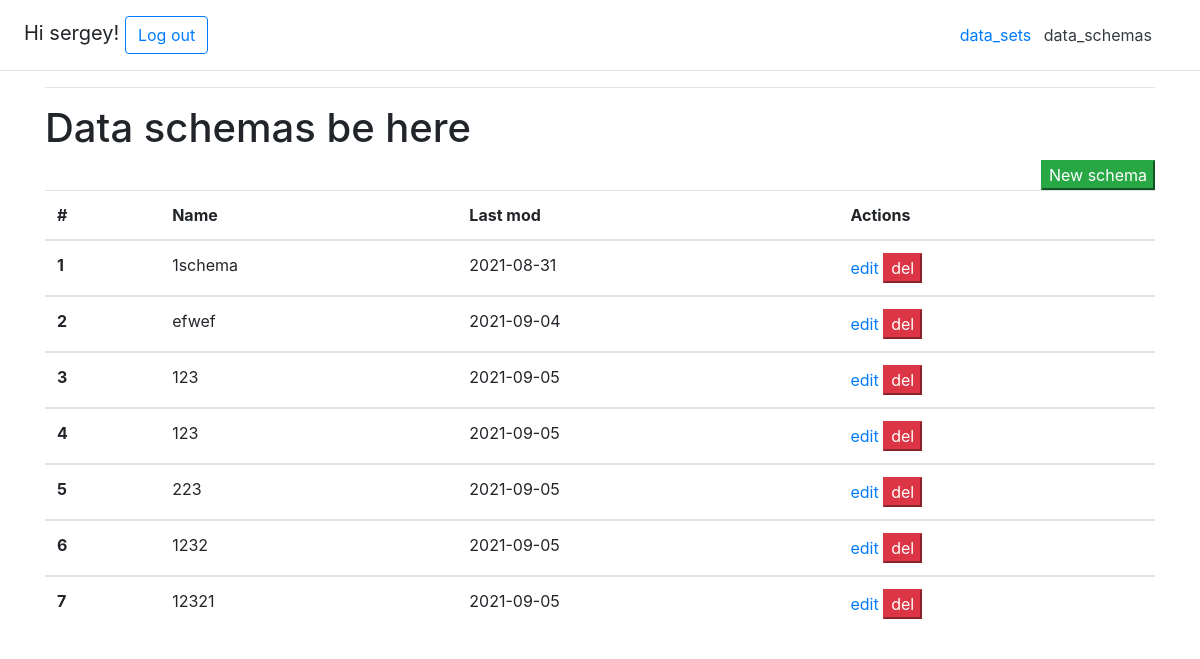
Page /data_schemas/ (signed in) on the earlier database version.
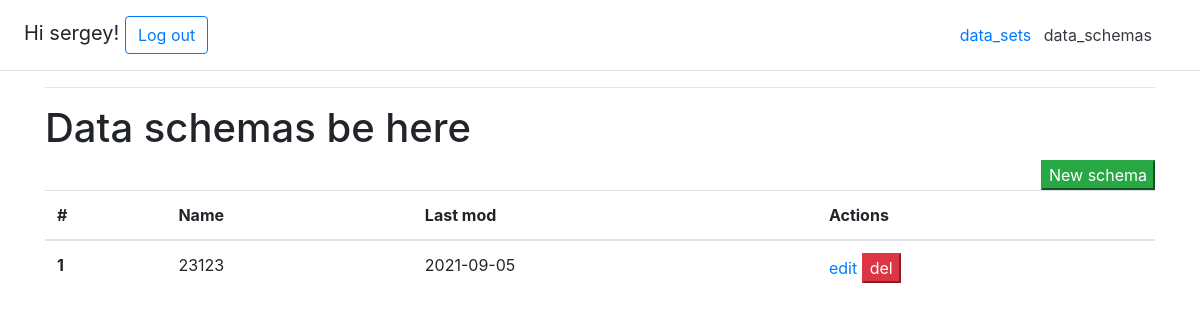
Same page on the later database version.
### main/models.py (models this page shows, shortened)
class Schema(models.Model):
    last_mod = models.DateTimeField(auto_now=True)
    user = models.ForeignKey(User, on_delete=models.CASCADE)
    column_cep = models.CharField(max_length=20, choices=(
        ('Comma(,)', ','),
        ('Semicolon(;)', ';')), default='Comma(,)')
    string_character = models.CharField(max_length=20, choices=(
        (r'"', r'"'),
        (r"'", r"'")), default=r'"')
    name_schema = models.CharField(max_length=200, unique=True, default=uuid.uuid1)
    column_field1 = models.CharField(max_length=20, choices=COLUMN_FIELD_CHOICES)

### main/views.py (the view, shortened to what this page needs)
# urls.py: path("data_schemas/", views.data_schemas, name="data_schemas"),
def data_schemas(request):
    if request.method == 'GET':
        sl = Schema.objects.filter(user=request.user)
        return render(request, 'fake_csv_app/data_schemas.html', {'sl': sl})

### main/templates/fake_csv_app/data_schemas.html (shortened to what this page needs)
{% extends 'fake_csv_app/base.html'%}
{% block content %}
<h1> Data schemas be here </h1>
<form method="POST" id="table">
  <div class=".flex-sm-row-reverse">
    <button type="submit" name="new" value="new" class="btn-success float-right">New schema</button>
    </div>
    <table class='table table-hover'>
      <thead>
    <tr>
      <th scope="col">#</th>
      <th scope="col">Name</th>
      <th scope="col">Last mod</th>
      <th scope="col">Actions</th>
    </tr>
  </thead>
    {% for schema in sl %}
  <tbody>
    <tr>
      <th scope="row">{{ forloop.counter }}</th>
      <td>{{schema.name_schema}}</td>
      <td>{{schema.last_mod |date:'Y-m-d '}}</td>
      <td>
        <a href="edit_schema" id="edit-{{ schema.id}}">edit</a>
       <button type="submit" name="delete" value="del-{{ schema.id }}" class="btn-danger" >del</button>
      </td>
    </tr>
    {% endfor %}
    </table>
</form>
{% endblock %}

### main/templates/fake_csv_app/base.html (shortened to what this page needs)
<!DOCTYPE html>
<html lang="en">
<head>
    <link rel="stylesheet" href="https://stackpath.bootstrapcdn.com/bootstrap/4.1.3/css/bootstrap.min.css">
</head>
<body>
    <div class="d-flex flex-column flex-md-row align-items-center p-3 px-md-4 mb-3 bg-white border-bottom box-shadow">
      <h5 class="my-0 mr-md-auto font-weight-normal">
          {% if user.is_authenticated %}
            Hi {{ user.username }}!
          <a class="btn btn-outline-primary" href="{% url 'log_out' %}">Log out</a>
          {% else %}
          <a class="btn btn-outline-primary" href="/">Sign up</a>
          {% endif %}
      </h5>
      <nav class="my-2 my-md-auto mr-md-3">
        <a class="my-2 mr-md-auto font-weight-normal" href="{% url 'data_sets' %}">data_sets</a>
        <a class="p-2 text-dark" href="{% url 'data_schemas' %}">data_schemas</a>
      </nav>
    </div>
    <div class="container">
      <div class="row justify-content-center">
        <div class="col-12">
          <hr class="mt-0 mb-6">
          {% block content %}
          {% endblock %}
        </div>
      </div>
    </div>
</body>

Differences in the rows shown:
no longer on this page (row edited): Schema: name_schema "1schema", last_mod "2021-08-31"
no longer on this page (row edited): Schema: name_schema "efwef", last_mod "2021-09-04"
removed Schema: name_schema "123", last_mod "2021-09-05"
removed Schema: name_schema "123", last_mod "2021-09-05"
removed Schema: name_schema "223", last_mod "2021-09-05"
removed Schema: name_schema "1232", last_mod "2021-09-05"
removed Schema: name_schema "12321", last_mod "2021-09-05"
added Schema: name_schema "23123", last_mod "2021-09-05"
